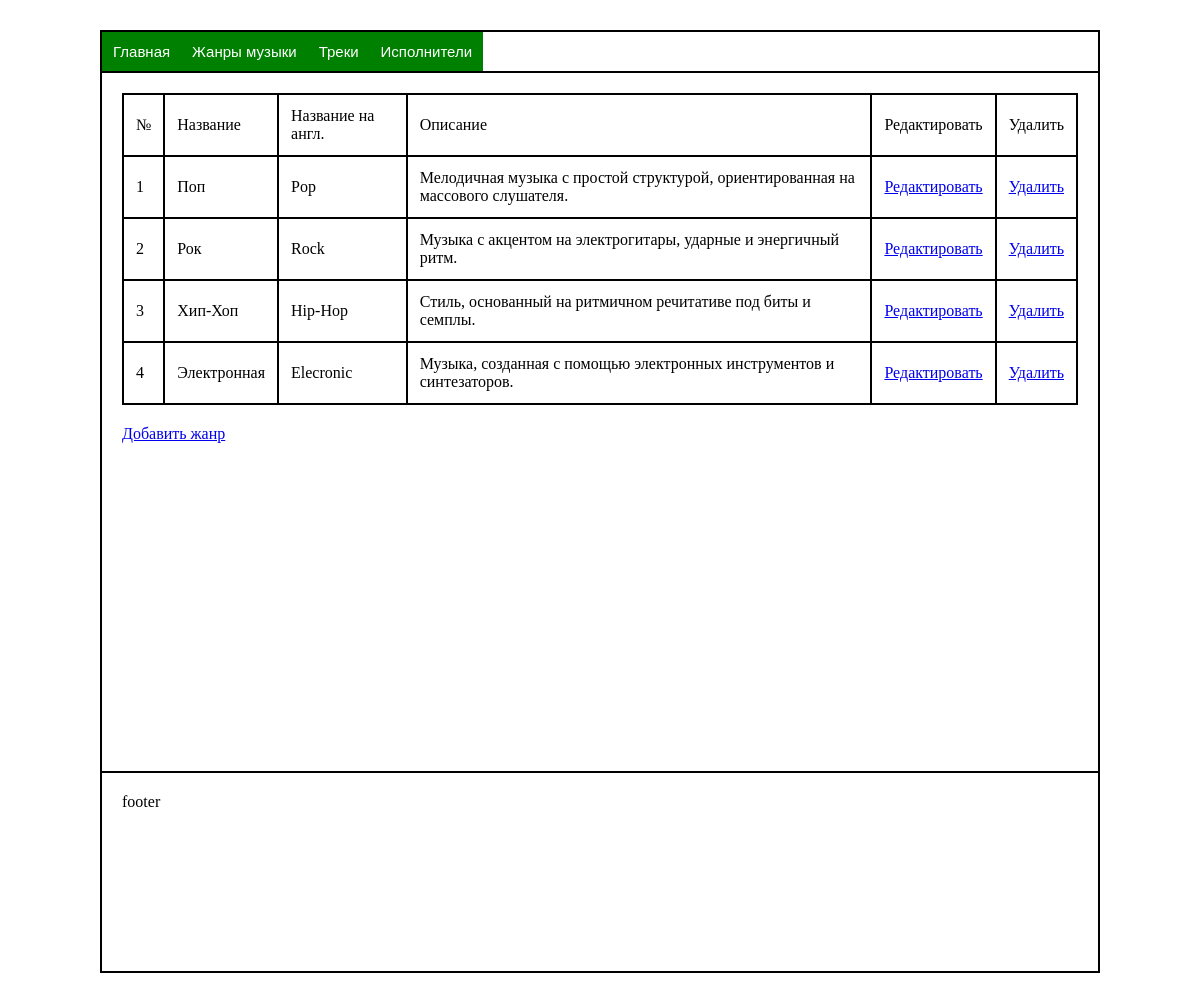
The app's page /genres with its own data.
### main/models.py (models this page shows, shortened)
class Genre(models.Model):
    name_en = models.CharField(max_length=500)
    name_ru = models.CharField(max_length=500)
    description = models.CharField(max_length=500)

### main/views.py (the view)
# urls.py: path('genres', views.genres),
def genres(request):
    genre = Genre.objects.all()
    return render(request, 'genres.html', {'genres': genre})

### main/templates/genres.html (shortened to what this page needs)
{% extends "base.html" %}
{% block content %}
    <table>
        <thead>
            <tr>
                <td>№</td>
                <td>Название</td>
                <td>Название на англ.</td>
                <td>Описание</td>
                <td>Редактировать</td>
                <td>Удалить</td>
            </tr>
        </thead>
        <tbody>
            {% for g in genres %}
                <tr>
                    <td>{{g.id}}</td>
                    <td>{{g.name_ru}}</td>
                    <td>{{g.name_en}}</td>
                    <td>{{g.description}}</td>
                    <td><a href="/editgenre/{{g.id}}">Редактировать</a></td>
                    <td><a href="/deletegenre/{{g.id}}">Удалить</a></td>
                </tr>
            {% endfor %}
        </tbody>
    </table>
    <a href="/addgenre">Добавить жанр</a>
{% endblock content %}

### main/static/styles.css (style rules this page uses)
* { box-sizing: border-box; }
table { width: 100%; border-collapse: collapse; margin-bottom: 20px; }
table th, table td { text-align: left; padding: 12px; border: 2px solid rgb(0, 0, 0); }

### records on screen
Genre: id "1", name_ru "Поп", name_en "Pop", description "Мелодичная музыка с простой структурой, ориентированная на массового слушателя."
Genre: id "2", name_ru "Рок", name_en "Rock", description "Музыка с акцентом на электрогитары, ударные и энергичный ритм."
Genre: id "3", name_ru "Хип-Хоп", name_en "Hip-Hop", description "Стиль, основанный на ритмичном речитативе под биты и семплы."
Genre: id "4", name_ru "Электронная", name_en "Elecronic", description "Музыка, созданная с помощью электронных инструментов и синтезаторов."
